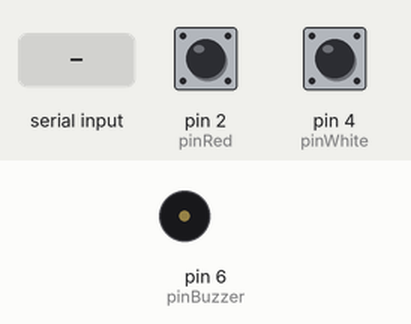
The sketch below on a simulated Arduino Uno, built with avr-gcc and run on an emulated ATmega328P. Parts: buzzer (waves = sounding). Inputs (shaded band) come from the test bench; at power-on: pin 2 (pinRed) HIGH, pin 4 (pinWhite) HIGH. What the sketch prints to the serial monitor is not drawn.

Above: at 1.2 s.
1.3 s: "buzz_90\n" received over Serial
At 1.7 s:
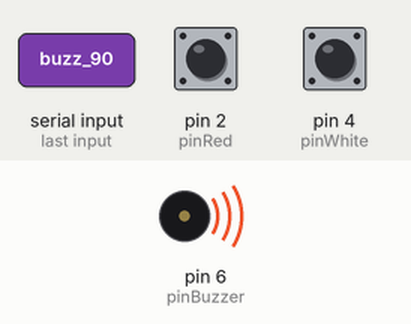
2.8 s: "buzz_\n" received over Serial
At 4.0 s:
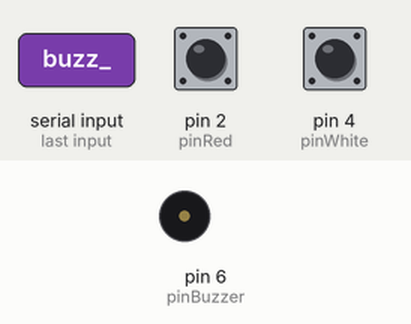
Timing chart, 0 to 5.8 s (numbered marks = the images above; inputs shaded):
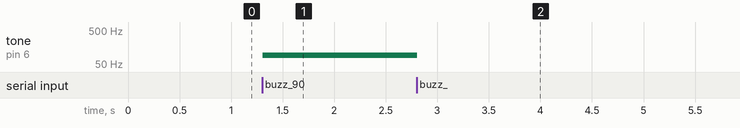

The sketch:

arduino_code.ino
```cpp
int pinRed = 2;
int pinWhite = 4;
int pinBuzzer = 6;

int currentStateRed = LOW, currentStateWhite = LOW;

int readingRed = 0, readingWhite = 0;
int debounceCountRed = 10, debounceCountWhite  = 10;
int counterRed = 0, counterWhite = 0;

long reading_time = 0;

void setup() {
  // put your setup code here, to run once:

  Serial.begin(9600);
  Serial.setTimeout(10);

  pinMode(pinRed, INPUT);
  pinMode(pinWhite, INPUT);
  pinMode(pinBuzzer, OUTPUT);

}

void processCommand(String input) {
  input.trim(); // Remove any trailing newline or whitespace
  if (input.startsWith("buzz_")) {
    int firstUnderscore = input.indexOf('_');
    int secondUnderscore = input.indexOf('_', firstUnderscore + 1);

    String freqStr = input.substring(firstUnderscore + 1, secondUnderscore);
    String durStr = input.substring(secondUnderscore + 1);

    int frequency = freqStr.toInt();
    int duration = durStr.toInt();

    tone(pinBuzzer, frequency, duration);
  }
}

void loop() {

  if(Serial.available())
  {
    String str = Serial.readStringUntil('\n');
    processCommand(str);
  }


// If we have gone on to the next millisecond
  if(millis() != reading_time)
  {
    readingRed = digitalRead(pinRed);
    readingWhite = digitalRead(pinWhite);

    if(readingRed == currentStateRed && counterRed > 0){
      counterRed--;
    }
    else if(readingRed != currentStateRed){
      counterRed++;
    }

    if(readingWhite == currentStateWhite && counterWhite > 0){
      counterWhite--;
    }
    else if(readingWhite != currentStateWhite){
       counterWhite++;
    }

    // If any input has shown the same value for long enough, switch it
    if(counterRed >= debounceCountRed){
      counterRed = 0;
      currentStateRed = readingRed;
      if (currentStateRed == HIGH){
        Serial.println("red");
      }
    }

    if(counterWhite >= debounceCountWhite){
      counterWhite = 0;
      currentStateWhite = readingWhite;
      if (currentStateWhite == HIGH){
        Serial.println("white");
      }
    }

    reading_time = millis();}
}
```

Measured:
- after the input at 1.3 s, tone on pin 6 (pinBuzzer): silent → 90 Hz at once
- after the input at 2.8 s, tone on pin 6 (pinBuzzer): 90 Hz → silent at once
